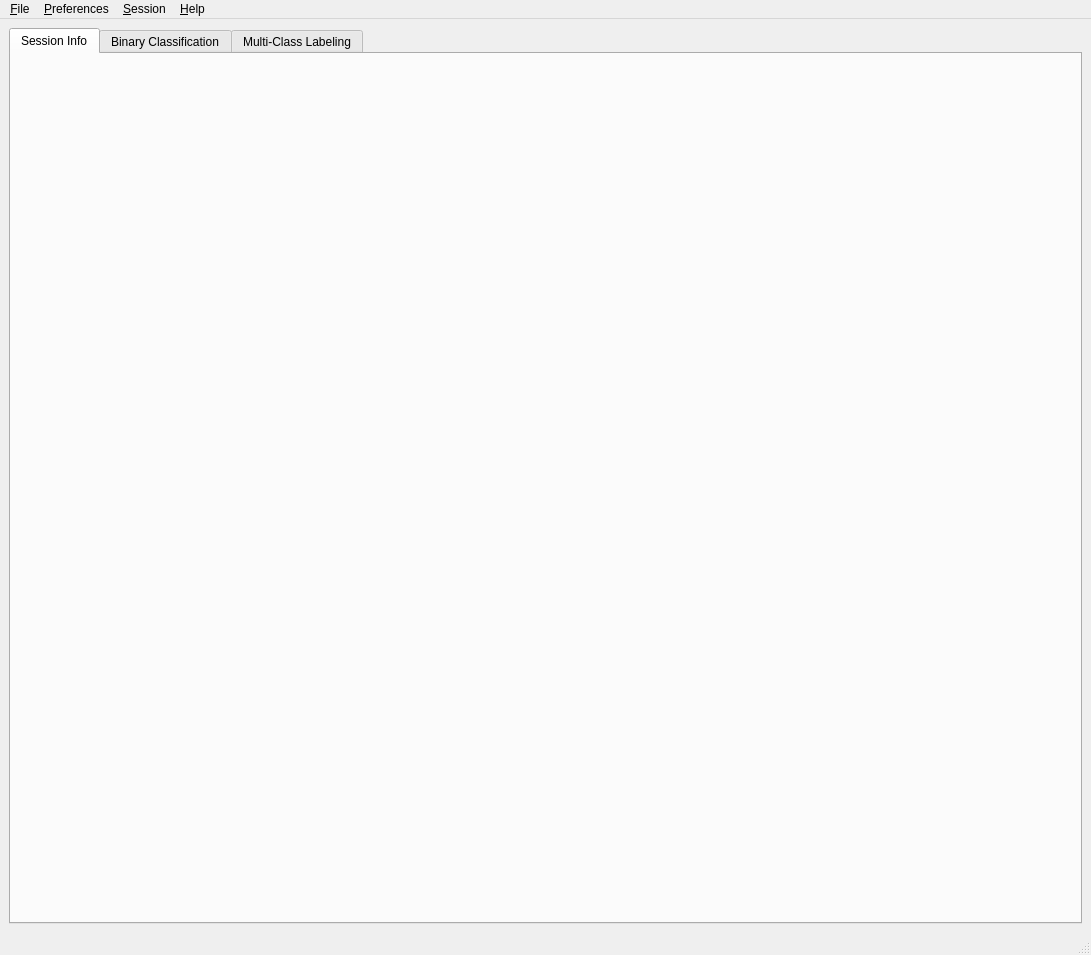
<?xml version="1.0" encoding="UTF-8"?>
<ui version="4.0">
 <class>MainWindow</class>
 <widget class="QMainWindow" name="MainWindow">
  <property name="geometry">
   <rect>
    <x>0</x>
    <y>0</y>
    <width>1091</width>
    <height>955</height>
   </rect>
  </property>
  <property name="acceptDrops">
   <bool>true</bool>
  </property>
  <property name="windowTitle">
   <string>MainWindow</string>
  </property>
  <widget class="QWidget" name="centralwidget">
   <layout class="QHBoxLayout" name="horizontalLayout">
    <item>
     <widget class="QTabWidget" name="tabWidget">
      <property name="currentIndex">
       <number>0</number>
      </property>
      <widget class="TabSessionInfo" name="tab_session">
       <attribute name="title">
        <string>Session Info</string>
       </attribute>
      </widget>
      <widget class="TabBinaryLabel" name="tab_binary">
       <attribute name="title">
        <string>Binary Classification</string>
       </attribute>
      </widget>
      <widget class="TabMultiClassLabel" name="tab_multiple">
       <attribute name="title">
        <string>Multi-Class Labeling</string>
       </attribute>
      </widget>
     </widget>
    </item>
   </layout>
  </widget>
  <widget class="QMenuBar" name="menubar">
   <property name="geometry">
    <rect>
     <x>0</x>
     <y>0</y>
     <width>1091</width>
     <height>22</height>
    </rect>
   </property>
   <widget class="QMenu" name="menuFile">
    <property name="title">
     <string>&amp;File</string>
    </property>
    <addaction name="separator"/>
    <addaction name="actionOpen"/>
    <addaction name="actionClose"/>
    <addaction name="separator"/>
    <addaction name="actionQuit"/>
   </widget>
   <widget class="QMenu" name="menuHelp">
    <property name="title">
     <string>&amp;Help</string>
    </property>
    <addaction name="actionSoftware"/>
    <addaction name="actionAbout"/>
   </widget>
   <widget class="QMenu" name="menuSession">
    <property name="title">
     <string>&amp;Session</string>
    </property>
    <addaction name="actionFlushSession"/>
    <addaction name="actionCloseSession"/>
    <addaction name="separator"/>
    <addaction name="actionBackupSession"/>
   </widget>
   <widget class="QMenu" name="menuPreferences">
    <property name="title">
     <string>&amp;Preferences</string>
    </property>
    <addaction name="actionSelectLabels"/>
   </widget>
   <addaction name="menuFile"/>
   <addaction name="menuPreferences"/>
   <addaction name="menuSession"/>
   <addaction name="menuHelp"/>
  </widget>
  <widget class="QStatusBar" name="statusbar"/>
  <action name="actionQuit">
   <property name="text">
    <string>&amp;Quit</string>
   </property>
  </action>
  <action name="actionAbout">
   <property name="text">
    <string>About</string>
   </property>
  </action>
  <action name="actionSoftware">
   <property name="text">
    <string>Software</string>
   </property>
  </action>
  <action name="actionOpen">
   <property name="text">
    <string>&amp;Open .rtdc file</string>
   </property>
  </action>
  <action name="actionClose">
   <property name="text">
    <string>&amp;Close session</string>
   </property>
  </action>
  <action name="actionCloseSession">
   <property name="text">
    <string>&amp;Close session</string>
   </property>
  </action>
  <action name="actionFlushSession">
   <property name="text">
    <string>&amp;Flush session</string>
   </property>
  </action>
  <action name="actionBackupSession">
   <property name="text">
    <string>&amp;Backup session</string>
   </property>
  </action>
  <action name="actionSelectLabels">
   <property name="text">
    <string>Select labeling group...</string>
   </property>
  </action>
 </widget>
 <customwidgets>
  <customwidget>
   <class>TabBinaryLabel</class>
   <extends>QWidget</extends>
   <header>dctag.gui.tab_binary</header>
   <container>1</container>
  </customwidget>
  <customwidget>
   <class>TabSessionInfo</class>
   <extends>QWidget</extends>
   <header>dctag.gui.tab_session</header>
   <container>1</container>
  </customwidget>
  <customwidget>
   <class>TabMultiClassLabel</class>
   <extends>QWidget</extends>
   <header>dctag.gui.tab_multiple</header>
   <container>1</container>
  </customwidget>
 </customwidgets>
 <resources/>
 <connections>
  <connection>
   <sender>actionCloseSession</sender>
   <signal>triggered()</signal>
   <receiver>actionClose</receiver>
   <slot>trigger()</slot>
   <hints>
    <hint type="sourcelabel">
     <x>-1</x>
     <y>-1</y>
    </hint>
    <hint type="destinationlabel">
     <x>-1</x>
     <y>-1</y>
    </hint>
   </hints>
  </connection>
 </connections>
</ui>
